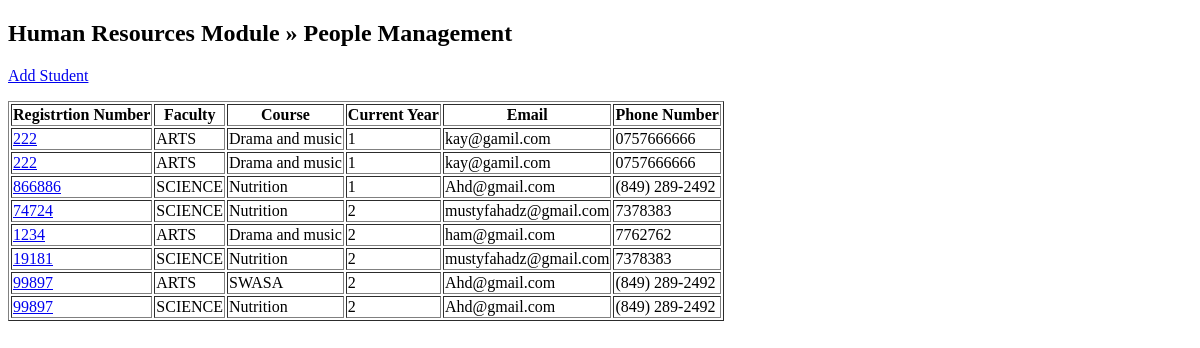
The page /list/ on the database as committed earlier.
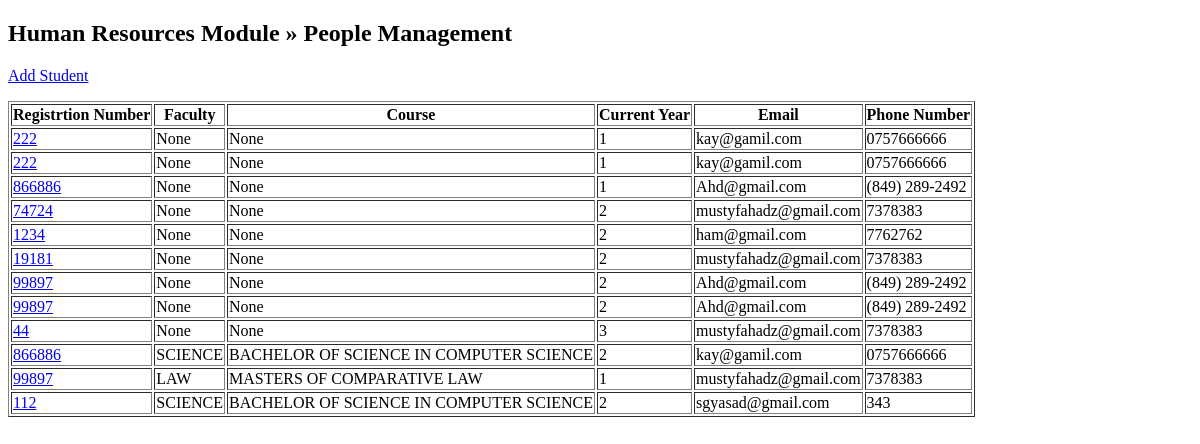
The same page on the database as committed later.
### exam/models.py (models this page shows, shortened)
class Student(models.Model):
    class YearOptions(models.TextChoices):
        Year_1 = _('1')
        Year_2 = _('2')
        Year_3 = _('3')
        Year_4 = _('4')
        Year_5 = _('5')
        Year_6 = _('6')
    Registration_number = models.CharField(max_length=20)
    Faculty = models.ForeignKey(Faculty, on_delete=models.SET_NULL, null=True)
    Course = models.ForeignKey(Course, on_delete=models.SET_NULL, null=True)
    Current_Year = models.CharField(max_length=20, choices=YearOptions.choices)
    Email = models.EmailField(max_length=100)
    Phone_Number = models.CharField(max_length=20)

class Faculty(models.Model):
    Faculty_Name = models.CharField(max_length=200)
    Faculty_Coordinator = models.CharField(max_length=100)
    def __str__(self):
        return f"{self.Faculty_Name}"

class Course(models.Model):
    Faculty = models.ForeignKey(Faculty, on_delete=models.CASCADE)
    Course_Name = models.CharField(max_length=200)
    Course_Duration = models.CharField(max_length=10)
    def __str__(self):
        return f"{self.Course_Name}"

### exam/views.py (the view)
# urls.py: path('list/', views.StudentListView.as_view(), name='student_changelist'),
class StudentListView(ListView):
    model = Student
    context_object_name = 'people'

### exam/templates/exam/student_list.html (shortened to what this page needs)
<!DOCTYPE html>
<html lang="en">
<head>
    {% load crispy_forms_tags %}
</head>
<body>
  <h2>Human Resources Module » People Management</h2>
  <p>
    <a href="{% url 'student_add' %}">Add Student</a>
  </p>
  <table border="1">
    <thead>
      <tr>
        <th>Registrtion Number</th>
        <th>Faculty</th>
        <th>Course</th>
        <th>Current Year</th>
        <th>Email</th>
        <th>Phone Number</th>
      </tr>
    </thead>
    <tbody>
      {% for student in people %}
        <tr>
          <td><a href="{% url 'student_change' student.pk %}">{{ student.Registration_number }}</a></td>
          <td>{{ student.Faculty }}</td>
          <td>{{ student.Course }}</td>
          <td>{{ student.Current_Year }}</td>
          <td>{{ student.Email }}</td>
          <td>{{ student.Phone_Number }}</td>
        </tr>
      {% empty %}
        <tr>
          <td colspan="4">No student in the database. <a href="{% url 'student_add' %}">Add the first student</a>.</td>
        </tr>
      {% endfor %}
    </tbody>
  </table>
</body>
</html>

Rows that differ between the two databases and show on the page:
changed Student (number 1 of 12 on the later page): Faculty "ARTS" → "None"; Course "Drama and music" → "None"
changed Student (number 2 of 12 on the later page): Faculty "ARTS" → "None"; Course "Drama and music" → "None"
changed Student (number 3 of 12 on the later page): Faculty "SCIENCE" → "None"; Course "Nutrition" → "None"
changed Student (number 4 of 12 on the later page): Faculty "SCIENCE" → "None"; Course "Nutrition" → "None"
changed Student "ham@gmail.com": Faculty "ARTS" → "None"; Course "Drama and music" → "None"
changed Student (number 6 of 12 on the later page): Faculty "SCIENCE" → "None"; Course "Nutrition" → "None"
changed Student (number 7 of 12 on the later page): Faculty "ARTS" → "None"; Course "SWASA" → "None"
changed Student (number 8 of 12 on the later page): Faculty "SCIENCE" → "None"; Course "Nutrition" → "None"
added Student: Registration_number "44", Faculty "None", Course "None", Current_Year "3", Email "mustyfahadz@gmail.com", Phone_Number "7378383"
added Student: Registration_number "866886", Faculty "SCIENCE", Course "BACHELOR OF SCIENCE IN COMPUTER SCIENCE", Current_Year "2", Email "kay@gamil.com", Phone_Number "0757666666"
added Student: Registration_number "99897", Faculty "LAW", Course "MASTERS OF COMPARATIVE LAW", Current_Year "1", Email "mustyfahadz@gmail.com", Phone_Number "7378383"
added Student: Registration_number "112", Faculty "SCIENCE", Course "BACHELOR OF SCIENCE IN COMPUTER SCIENCE", Current_Year "2", Email "sgyasad@gmail.com", Phone_Number "343"
